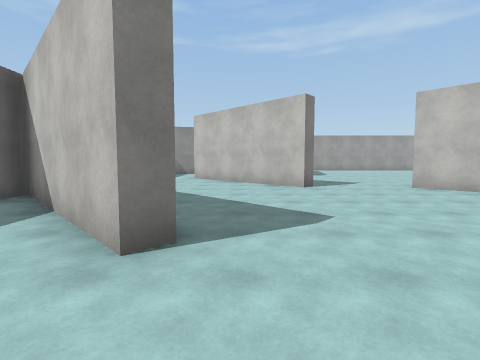
View 1 (above)

24 first-person views from a walk through a scene from a Unity 3-D project. The camera is 1.5 m above the floor, tilts 4° down and sees 85° across. The floor is counted in squares, 2 m on a side. Each view is taken from the middle of a square. On the plan, view 1 faces up. The plan holds only what a view shows up to about 9 squares ahead; the rest is blank. The place goes on beyond the plan. The player character is not drawn. Surface patterns are stand-ins for the level's own textures.

View 2
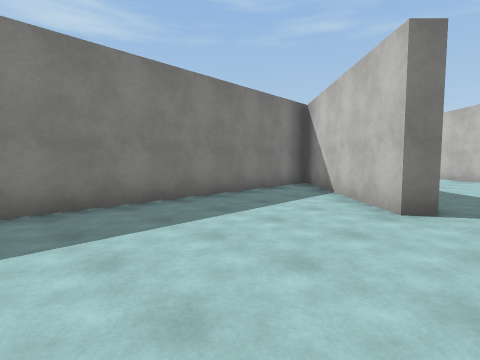

View 3
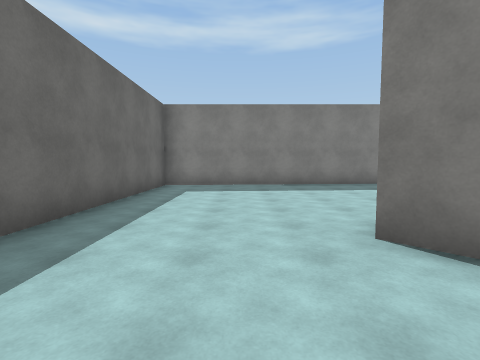

View 4
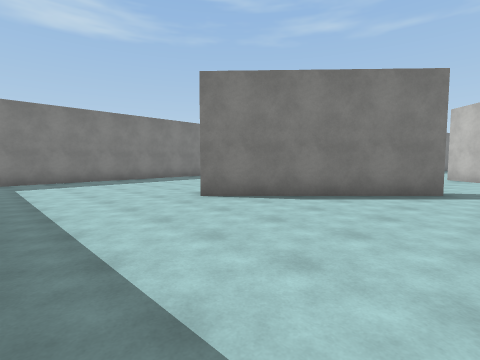

View 5
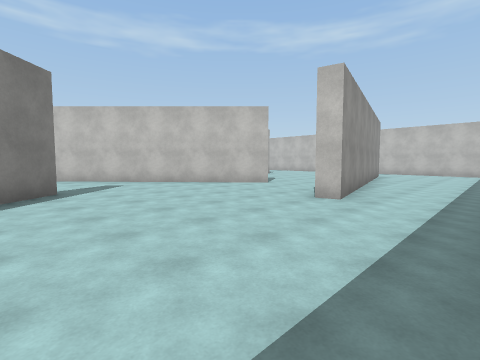

View 6
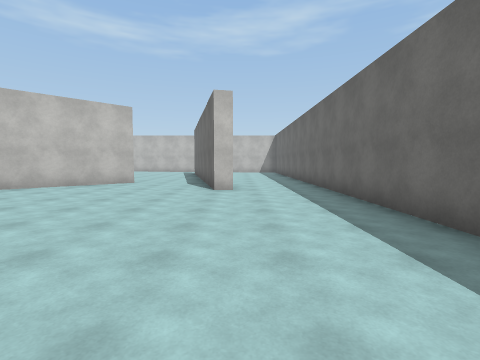

View 7
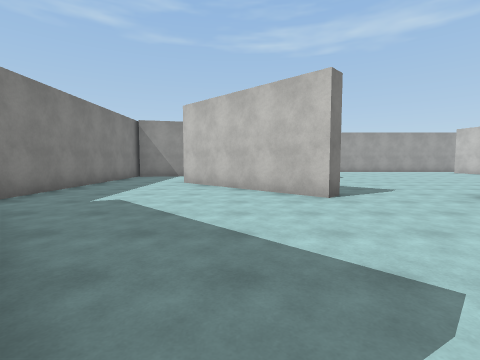

View 8
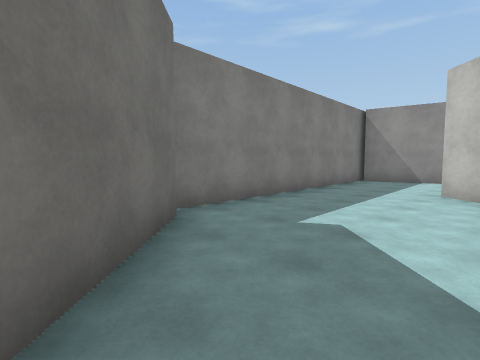

View 9
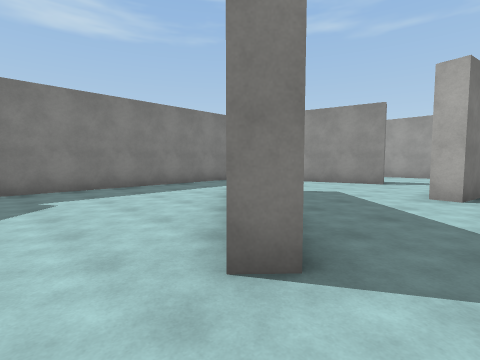

View 10
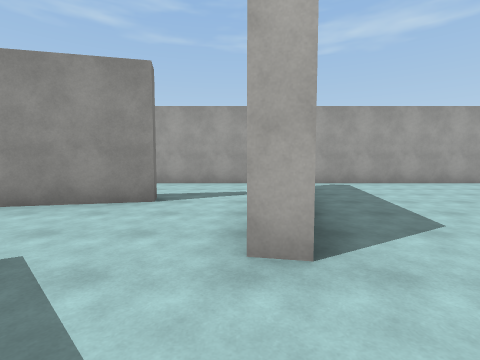

View 11
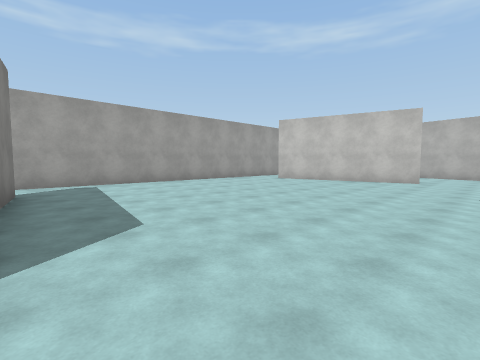

View 12
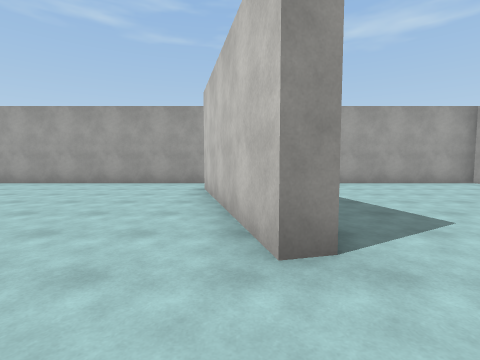

View 13
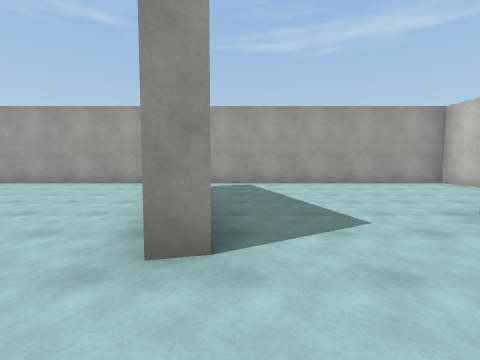

View 14
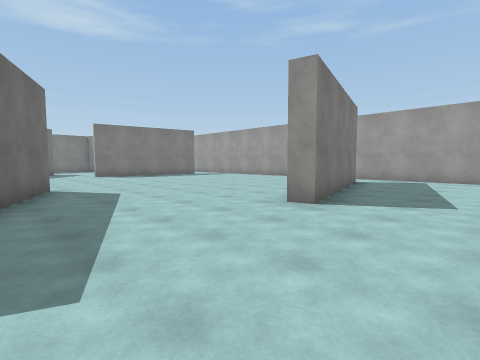

View 15
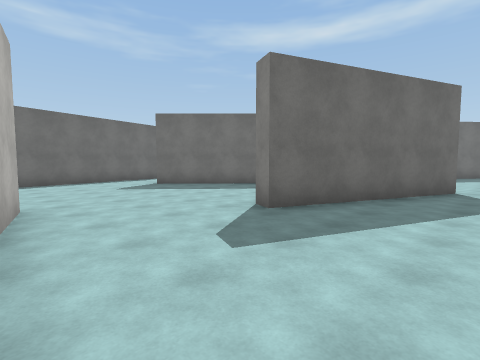

View 16
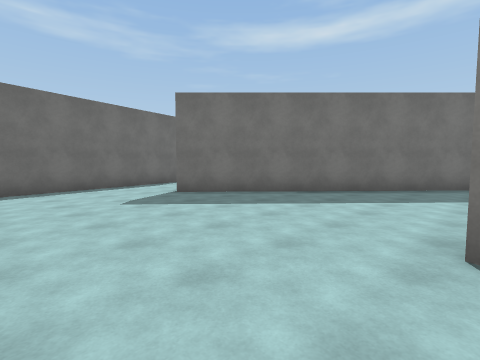

View 17
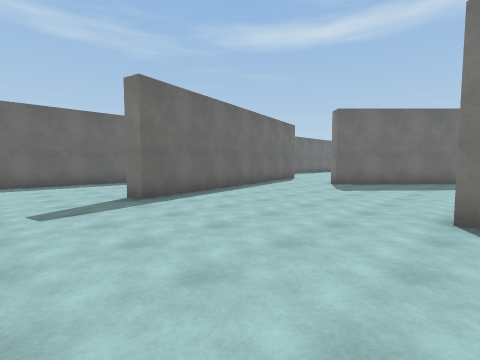

View 18
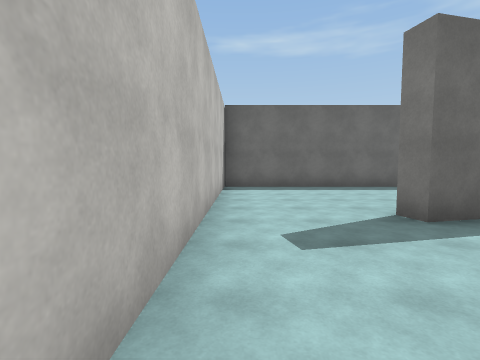

View 19
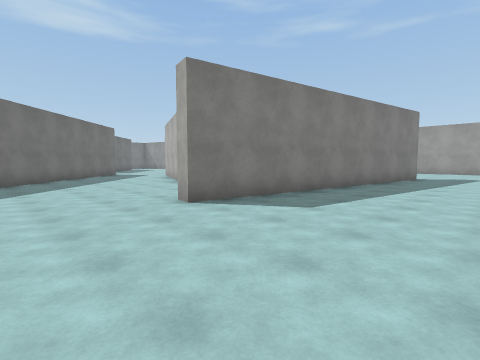

View 20
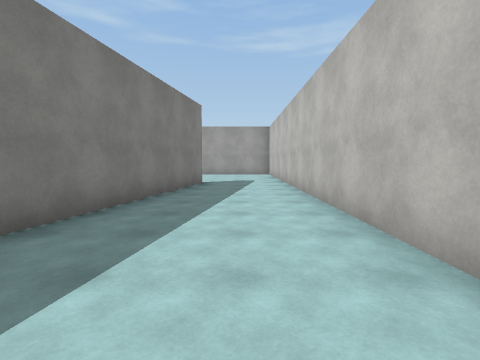

View 21
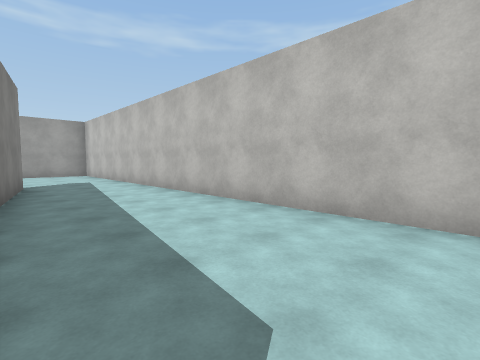

View 22
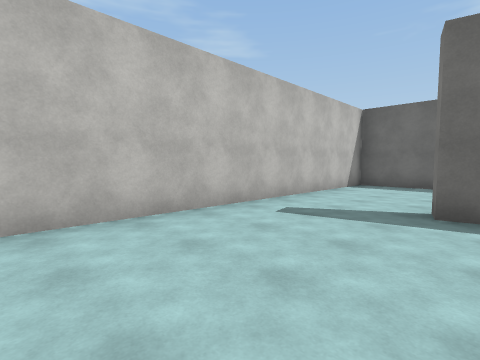

View 23
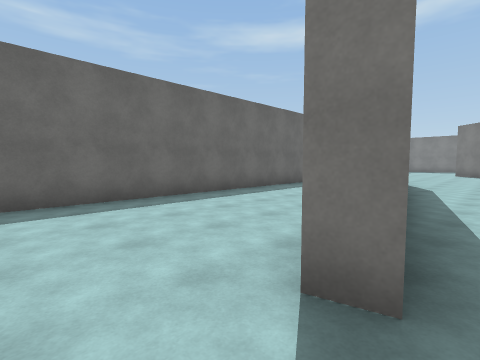

View 24
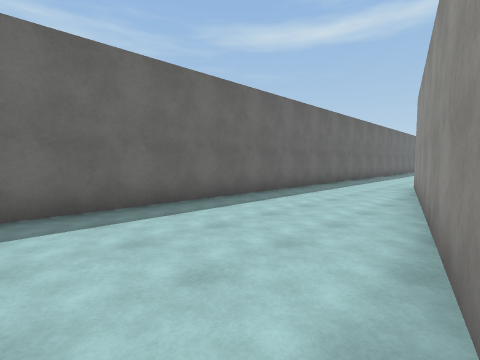

### Floor plan
Ten units are one square. View 1 is at (0, 0); x grows to the right and y downward. Boxes are objects, and circles mark ways between rooms. Rooms are numbered by the first view taken in them; rooms with no view inside come last. Other rooms are left out.
<svg viewBox="-50 -189 260 249">
<path fill="none" stroke="#000" d="M-5 -24 -9 -20 -45 -55M52 -18 15 17M22 -76 18 -71 -19 -106M-41 -59 -22 -40M46 55 76 55M89 28 88 23 98 21M-45 -132 -45 55 14 55M-9 -144 -42 -136M79 -93 126 -73 124 -68M178 -135 161 -46 156 -47 159 -63M58 -65 114 -9M110 -6 46 -70M126 -168 138 -120 133 -119 121 -168M167 10 89 28M98 21 176 3 177 9M27 -128 25 -119M205 -170 205 -184 24 -184M35 -169 32 -153M76 55 205 55 205 -142"/>
<circle cx="68" cy="-22" r="3" fill="#2a7"/>
<text x="10" y="-20">1</text>
<text x="130" y="-80">2</text>
</svg>
Room 1 opens to room 2.

Where each view was taken, in squares from view 1:
view 1: 0 up, 0 right, facing up
view 2: 2 down, 0 right, facing up-left
view 3: 3 down, 4 right, facing left
view 4: 5 down, 6 right, facing up-left
view 5: 5 down, 4 right, facing up-right
view 6: 3 down, 2 right, facing right
view 7: 2 up, 0 right, facing up
view 8: 4 up, 1 left, facing up-left
view 9: 6 up, 3 right, facing up-left
view 10: 10 up, 2 right, facing up
view 11: 10 up, 3 right, facing up-right
view 12: 10 up, 13 right, facing up
view 13: 10 up, 14 right, facing up
view 14: 8 up, 16 right, facing up-left
view 15: 10 up, 16 right, facing down-left
view 16: 7 up, 15 right, facing down-left
view 17: 5 up, 20 right, facing down-left
view 18: 3 up, 20 right, facing down
view 19: 2 up, 20 right, facing up-left
view 20: 5 up, 19 right, facing up
view 21: 5 up, 17 right, facing up-right
view 22: 4 up, 17 right, facing down-right
view 23: 0 up, 19 right, facing down-left
view 24: 1 down, 18 right, facing down-left
